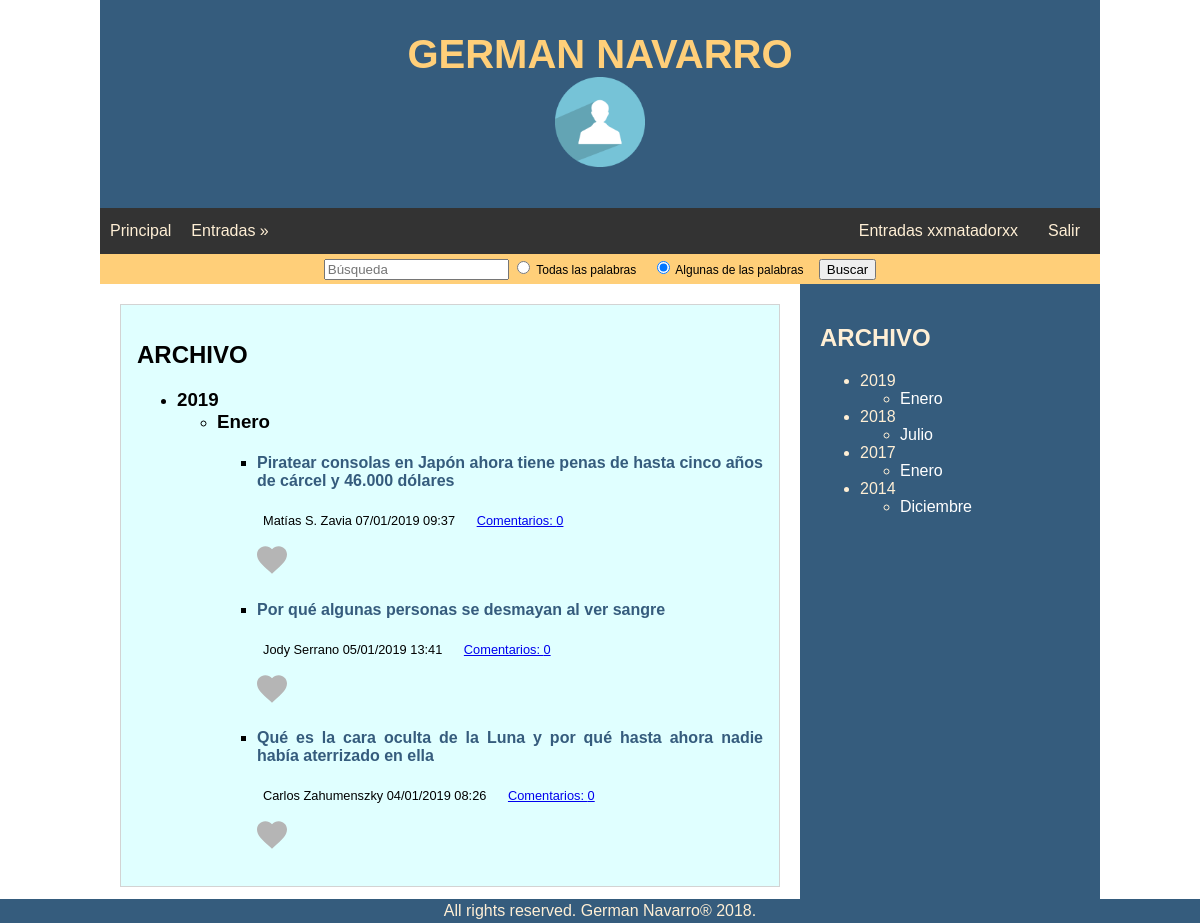
The app's page /principal.php?year=2019&month=01&accion=archivo (signed in) with its own data.
### tables this page shows
create table IF NOT EXISTS entrada(
	`id` int AUTO_INCREMENT,
	`titulo` VARCHAR(250) not null,
	`texto` TEXT(65000) not null,
	`fechaHora` TIMESTAMP,
	`idUsuario` INT,
	PRIMARY KEY (id),
	FOREIGN KEY FK_idUsuario_idEntrada (idUsuario) REFERENCES usuario(id)
);

create table IF NOT EXISTS usuario(
	`id` int AUTO_INCREMENT,
	`nombre` VARCHAR(100) not null,
	`usuario` VARCHAR(40) not null,
	`ubicacionFoto` VARCHAR(240) null,
	`pass` VARCHAR(256),
	PRIMARY KEY (id)
);

### funciones.php (the view, shortened to what this page needs)
<?php
function conectarDB(){
	try {
		$dsn = "mysql:host=localhost;dbname=blogdwes;charset=utf8";
		$dbh = new PDO($dsn, 'root');
	} catch (PDOException $e){
		print "Error de Conexión: ".$e->getMessage();
	}
	return $dbh;
}
function consultaIdUsuarioDBporNick($nick){
	$conexion = conectarDB();
	$sql = "SELECT id from usuario WHERE usuario=?";
	$consultaIdUsuario = $conexion->prepare($sql);
	$consultaIdUsuario->bindParam(1, $nick);
	$consultaIdUsuario->execute();
	while($reg = $consultaIdUsuario->fetch()){
		$idUsuario = $reg['id'];
	}
	return $idUsuario;
}
function consultaComentariosDB($idEntrada){
	$conexion = conectarDB();
	$sql = "SELECT c.id  , c.texto , c.idUsuario  , c.fechaHora as fh  FROM comentario c, entrada e WHERE e.id=c.idEntrada AND c.idEntrada=?";
	$consultaComentario = $conexion->prepare($sql);
	$consultaComentario->bindParam(1, $idEntrada);
	$consultaComentario->execute();
	$comentarioArr = array();
	return $comentarioArr;
}
function dateTime($fechaHora){
	$anyo = substr($fechaHora,0,4);
	$mes = substr($fechaHora,5,2);
	$dia = substr($fechaHora,8,2);
	$hora = substr($fechaHora,11,2);
	$min = substr($fechaHora,14,2);
	return $dia."/".$mes."/".$anyo." ".$hora.":".$min;
}
function favoritoLeer($idEntrada, $idUsuario){
	$idUsuario = consultaIdUsuarioDBporNick($_SESSION['usuario']);
	$conexion = conectarDB();
	$sql = "SELECT id FROM favoritos WHERE idEntrada=? and idUsuario=?";
	$consulta  = $conexion->prepare($sql);
	$consulta->bindParam(1, $idEntrada);
	$consulta->bindParam(2, $idUsuario);
	$consulta->execute();
	$res =$consulta->rowCount();
	if($res>0){
		return true;
	}else{
		return false;
	}
}
function month($month){
	switch($month){
		case 1:  return "Enero";break;
		case 7:  return "Julio";break;
		case 12:  return "Diciembre";break;
	}
}
function mostrarArchivo( $year, $month){
	$textoString ="";
	$textoString .= "<h2>ARCHIVO</h2><ul><li><h3>$year</h3><ul><li><h3>".month($month)."</h3>";
	$idArr = _mostrarArchivoDBgetIdEntradas($year, $month);
	foreach($idArr as $idEntrada){
		$objetoEntrada = readUnaEntradaDB($idEntrada);
		$textoString .= "<ul><li><h4><a href=\"./principal.php?idEntrada=$objetoEntrada->idEntrada&amp;accion=mostrar\">$objetoEntrada->titulo</a></h4>";
		$textoString .= '<div><div> '.$objetoEntrada->_mostrarUsuarioFechaHora().'</div><div> <a href="./principal.php?idEntrada='.$objetoEntrada->idEntrada.'&amp;accion=mostrarComentario">Comentarios: '.$objetoEntrada->_contadorComentarios().'</a></div></div><br>';
		$textoString .= $objetoEntrada->_mostrarEditarBorrarEntrada();
		$textoString .= " </li></ul> ";
	}
	$textoString .= "</li></ul></li></ul>";
	return $textoString;
}
function _mostrarArchivoDBgetIdEntradas($year, $month){
	$conexion = conectarDB();
	$sql = "SELECT id  from entrada WHERE SUBSTR(fechaHora, 1, 4) = ? and SUBSTR(fechaHora,6,2) =?";
	$idEntrada = $conexion->prepare($sql);
	$idEntrada->bindParam(1, $year);
	$idEntrada->bindParam(2, $month);
	$idEntrada->execute();
	$idArr = array();
	while ($resultado = $idEntrada->fetch()){
		$idArr[]= $resultado['id'];
	}
	return $idArr;
}
function readUnaEntradaDB($idEntrada){
	$conexion = conectarDB();
	$sql = "SELECT e.id, e.titulo, e.texto, e.fechaHora, u.nombre FROM entrada e, usuario u WHERE e.idUsuario=u.id and e.id=?";
	$consultaEntrada = $conexion->prepare($sql);
	$consultaEntrada->bindParam(1, $idEntrada);
	$consultaEntrada->execute();
	while ($registro = $consultaEntrada->fetch()) {
		$idEntrada = $registro['id'];
		$fh = $registro['fechaHora'];
		$titulo = $registro['titulo'];
		$usuario = $registro['nombre'];
		$texto = $registro['texto'];
		$entrada = new Entrada ($idEntrada, $fh, $titulo, $usuario, $texto, consultaComentariosDB($idEntrada));
	}
	return $entrada;
}
?>

### Entrada.class.php (shortened to what this page needs)
<?php
Class Entrada{
	private $idEntrada;
	private $fechaHora;
	private $usuario;
	private $comentario = array();
	public function __construct($idEntrada, $fechaHora, $titulo, $usuario, $texto, $comentario=array()){
		$this->idEntrada = $idEntrada;
		$this->fechaHora = $fechaHora;
		$this->titulo = $titulo;
		$this->usuario = $usuario;
		$this->comentario = $comentario;
	}
	public function __get($atributo){
		return $this->$atributo;
	}
	public function _mostrarUsuarioFechaHora(){
		return $this->usuario.' ' . dateTime($this->fechaHora);
	}
	public function _contadorComentarios(){
		$comments  =$this->comentario ;
		if($comments>0)
			return sizeof($comments);
		else
			return 0;
	}
	public function _mostrarEditarBorrarEntrada(){
		$texto = "";
		$idUsuario = consultaIdUsuarioDB($this->idEntrada);
		if(isset($_SESSION['usuario'])){
			if(favoritoLeer($this->idEntrada, $idUsuario)){
				$heart = "images/redHeart.svg";
				$link = "principal.php?idEntrada=$this->idEntrada&amp;idUsuario=$idUsuario&amp;accion=favoritoQuitar";
			}else{
				$heart = "images/grayHeart.svg";
				$link = "principal.php?idEntrada=$this->idEntrada&amp;idUsuario=$idUsuario&amp;accion=favoritoGuardar";
			}
			$texto .= '<p><a href="'.$link.'"><img src="'.$heart.'" height="30" alt="Favorito" title="Favorito"></a></p>
		';
		}
		return $texto;
	}
}
?>

### css/style.css (style rules this page uses)
* { box-sizing: border-box; }
body { font-family: sans-serif; margin: 0 auto; max-width: 1000px; }
article h3 a, h4 a, a h5 { text-decoration: none; color: #355C7D; }
article>ul>li>h3, article>ul>li>ul>li>h3, article>ul>li>ul>li { margin: 0; }
article div { padding-right: 15px; padding-left: 3px; display: inline; font-size: 0.8rem; font-weight: 500; }

### records on screen
entrada: titulo "Piratear consolas en Japón ahora tiene penas de hasta cinco años de cárcel y 46.000 dólares", $objetoEntrada->_mostrarUsuarioFechaHora() "Matías S. Zavia 07/01/2019 09:37", _contadorComentarios "0"
entrada: titulo "Por qué algunas personas se desmayan al ver sangre", $objetoEntrada->_mostrarUsuarioFechaHora() "Jody Serrano 05/01/2019 13:41", _contadorComentarios "0"
entrada: titulo "Qué es la cara oculta de la Luna y por qué hasta ahora nadie había aterrizado en ella", $objetoEntrada->_mostrarUsuarioFechaHora() "Carlos Zahumenszky 04/01/2019 08:26", _contadorComentarios "0"

### other values on screen
$mostrarUsuario "xxmatadorxx"
$year "2019"
month($month) "Enero"
$year['anyo'] "2019"
month($mes) "Enero"
$year['anyo'] "2018"
month($mes) "Julio"
$year['anyo'] "2017"
$year['anyo'] "2014"
month($mes) "Diciembre"
